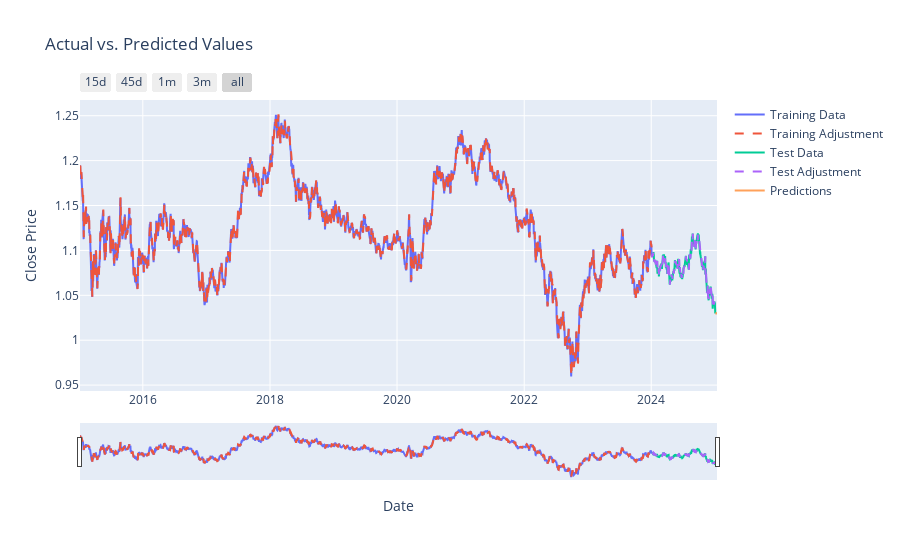

This figure's notebook cell:
### Code cell
# Adjustment to training
df_train_adj = fitted_arima_model_funct.predict(start=df_train.index[1], end=df_train.index[-1], dynamic=False)

# Adjustment to test
df_test_adj = fitted_arima_model_funct.predict(start=df_test.index[1], end=df_test.index[-1], dynamic=False)

# Make predictions to 10 day more
#predictions = fitted_arima_model_funct.predict(start=df.index[-1], end=df.index[-1] + pd.Timedelta(100, freq='D'), steps=100, dynamic=False)

# Make predictions to 10 day more
predictions = fitted_arima_model_funct.get_forecast(10, alpha=0.05)
predictions = predictions.predicted_mean

# Create a trace for training data
trace1 = go.Scatter(
    x=df_train.index,
    y=df_train.close,
    mode='lines',
    name='Training Data'
)

# Create a trace for training data
trace2 = go.Scatter(
    x=df_train_adj.index,
    y=df_train_adj.values,
    mode='lines',
    line=dict(dash='dash'),
    name='Training Adjustment'
)

# Create a trace for test data
trace3 = go.Scatter(
    x=df_test.index,
    y=df_test.close,
    mode='lines',
    name='Test Data'
)

# Create a trace for predicted values
trace4 = go.Scatter(
    x=df_test_adj.index,
    y=df_test_adj.values,
    mode='lines',
    line=dict(dash='dash'),
    name='Test Adjustment'
)

# Create a trace for predicted values
trace5 = go.Scatter(
    x=predictions.index,
    y=predictions.values,
    mode='lines',
    name='Predictions'
)

# Combine all traces in a list
data_x = [trace1, trace2, trace3, trace4, trace5]

# Create a layout
layout = go.Layout(
    title='Actual vs. Predicted Values',
    xaxis=dict(title='Date'),
    yaxis=dict(title='Close Price')
)

# Create a figure
fig = go.Figure(data=data_x, layout=layout)


# X-Axes
fig.update_xaxes(
    rangeslider_visible=True,
    rangeselector=dict(
        buttons=list([
            dict(count=15, label="15d", step="day", stepmode="backward"),
            dict(count=45, label="45d", step="day", stepmode="backward"),
            dict(count=1, label="1m", step="month", stepmode="backward"),
            dict(count=3, label="3m", step="month", stepmode="backward"),
            dict(step="all")
        ])
    )
)

# Show the figure
fig.show()

### Figure 1 — Plotly figure (JSON) as saved in the notebook; plotly's stock layout.template omitted (floating-point values rounded to 4 significant figures; data arrays with more than 128 entries replaced by an {"elided": "..."} marker saying what was removed)
{"data": [{"mode": "lines", "name": "Training Data", "type": "scatter", "x": {"elided": "3286 str values"}, "y": {"elided": "3286 float values"}}, {"line": {"dash": "dash"}, "mode": "lines", "name": "Training Adjustment", "type": "scatter", "x": {"elided": "3285 str values"}, "y": {"elided": "3285 float values"}}, {"mode": "lines", "name": "Test Data", "type": "scatter", "x": {"elided": "366 str values"}, "y": {"elided": "366 float values"}}, {"line": {"dash": "dash"}, "mode": "lines", "name": "Test Adjustment", "type": "scatter", "x": {"elided": "365 str values"}, "y": {"elided": "365 float values"}}, {"mode": "lines", "name": "Predictions", "type": "scatter", "x": ["2025-01-04T00:00:00", "2025-01-05T00:00:00", "2025-01-06T00:00:00", "2025-01-07T00:00:00", "2025-01-08T00:00:00", "2025-01-09T00:00:00", "2025-01-10T00:00:00", "2025-01-11T00:00:00", "2025-01-12T00:00:00", "2025-01-13T00:00:00"], "y": [1.03, 1.03, 1.029, 1.03, 1.03, 1.031, 1.03, 1.03, 1.03, 1.03]}], "layout": {"title": {"text": "Actual vs. Predicted Values"}, "xaxis": {"rangeselector": {"buttons": [{"count": 15, "label": "15d", "step": "day", "stepmode": "backward"}, {"count": 45, "label": "45d", "step": "day", "stepmode": "backward"}, {"count": 1, "label": "1m", "step": "month", "stepmode": "backward"}, {"count": 3, "label": "3m", "step": "month", "stepmode": "backward"}, {"step": "all"}]}, "rangeslider": {"visible": true}, "title": {"text": "Date"}}, "yaxis": {"title": {"text": "Close Price"}}}}
